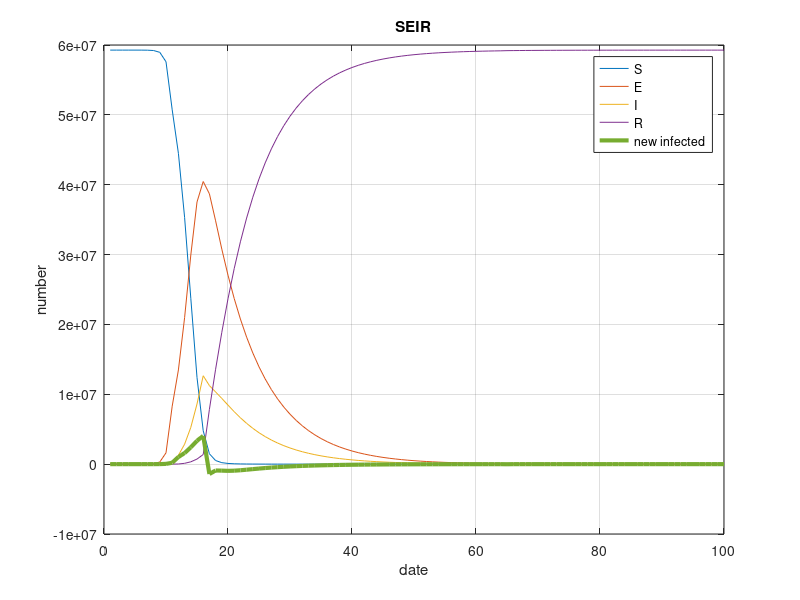

Reproduce this figure in MATLAB.
% SEIR test model

clear;
clc;

N = 5927e4; % population of Hubei
I = 1;
R = 0;
E = 0;
S = N - I;

a = 1/8; % p for E
B1 = 0.15747;
B2 = 0.78735 - 0.5;
y1 = 0.04977; % death rate

new_infected=0;

T = 1:100;

for t = 1:length(T) - 1
    if t >= 1 && t <= 10
        r = 15;
    elseif t >= 11 && t <= 80
        r = 3;
    else
        r = 10;
    end
    
    if t >= 1 && t <= 4
        y2 = 0.05287;
    elseif t >= 5 && t <= 15
        y2 = 0.02534;
    elseif t >= 15 && t <= 63
        y2 = 0.46123;
    else
        y2 = 0.93481;
    end
    
    y = y1 + y2; % gamma
    
    S(t+1) = S(t) - r*B1*I(t)*S(t)/N - r*B2*E(t)*S(t)/N;
    E(t+1) = E(t) + r*B1*I(t)*S(t)/N + r*B2*E(t)*S(t)/N - a*E(t);
    I(t+1) = I(t) + a*E(t) - y*I(t);
    R(t+1) = R(t) + y*I(t);
    new_infected(t+1) = I(t+1) - I(t);
end

plot(T, S, T, E, T, I, T, R, T, new_infected, 'linewidth', 3);

grid on


xlabel('date');
ylabel('number');
legend('S','E', 'I', 'R', 'new infected');
title('SEIR')


    
